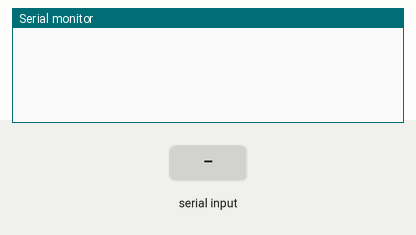
Simulated run of this sketch. Board: Arduino Uno, built with avr-gcc and run on an emulated ATmega328P. On the bench: the last lines printed to the serial monitor. The test bench sets the inputs (shaded band).

Above: at 1.2 s.
1.3 s: "1" received over Serial
At 3.4 s:
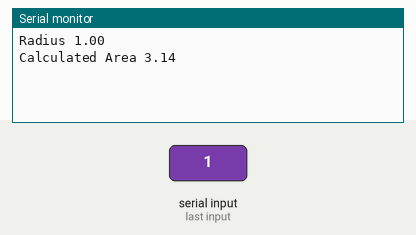
3.8 s: "0" received over Serial
At 5.2 s:
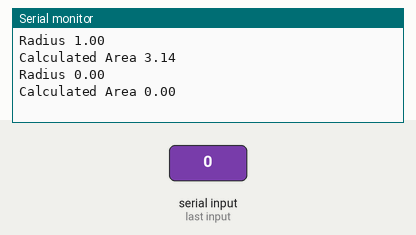
5.3 s: "2" received over Serial
At 7.6 s:
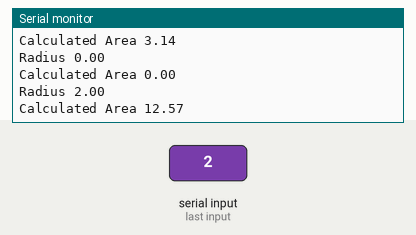

Measured:
- after the input at 1.3 s, the serial monitor: prints a new line after 1.0 s (image 1)
- after the input at 3.8 s, the serial monitor: prints a new line after 1.0 s (image 2)
- after the input at 5.3 s, the serial monitor: prints a new line after 1.0 s (image 3)

The sketch:

P1.ino
```cpp
// Shahriar Nasim Nafi
// ID: 190205154
// Section: C1
// Github Link: https://github.com/SNNafi/EEE3210/blob/main/Assignment1/P1/P1.ino

// 1. Take User input Radius (r) as Float data.
// Write a program to calculate the area of the circle.

void setup() {

  Serial.begin(9600);

}

void loop() {
  if (Serial.available()) {
    char buffer[100];
    double r = Serial.readString().toDouble();
    double area = calculateArea(r);
    sprintf(buffer, "\nRadius %s\nCalculated Area %s\n", String(r, 2).c_str(), String(area, 2).c_str());
    Serial.print(buffer);
  }
}

double calculateArea(double r) {
  return 3.1415926536 * r * r;
}
```
